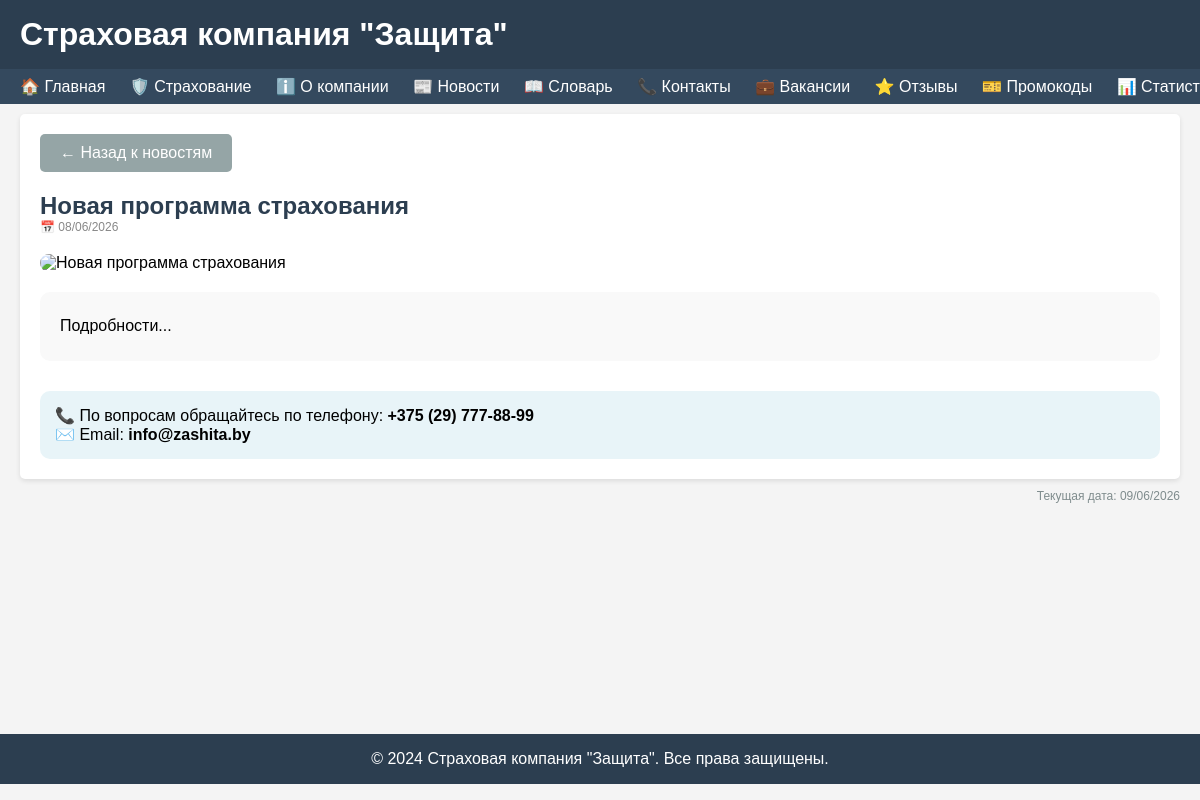
The page /news/1/ on the database its author committed.
### apps/core/models.py (models this page shows, shortened)
class News(models.Model):
    title = models.CharField(max_length=200)
    summary = models.CharField(max_length=300)
    content = models.TextField()
    image = models.ImageField(upload_to='news/', blank=True, null=True)
    published_date = models.DateField(auto_now_add=True)
    is_published = models.BooleanField(default=True)

### apps/core/views.py (the view)
# urls.py: re_path(r'^news/(?P<news_id>\d+)/$', views.news_detail, name='news_detail'),
def news_detail(request, news_id):
    news = get_object_or_404(News, id=news_id)
    news_image = news.image.url if news.image else DEFAULT_NEWS_IMAGE
    return render(request, 'core/news_detail.html', {'news': news, 'news_image': news_image})

### templates/core/news_detail.html
{% extends 'base.html' %}
{% block content %}
<div class="card">
    <a href="{% url 'news_list' %}" class="btn" style="background: #95a5a6; margin-bottom: 20px;">← Назад к новостям</a>
    <h2 style="color: #2c3e50;">{{ news.title }}</h2>
    <p style="color: #888; font-size: 12px;">📅 {{ news.published_date|date:"d/m/Y" }}</p>
    <img src="{{ news_image }}" alt="{{ news.title }}" style="width: 100%; max-width: 600px; height: auto; border-radius: 10px; margin: 20px 0; display: block;">
    <div style="margin-top: 20px; line-height: 1.8; font-size: 16px; background: #f9f9f9; padding: 20px; border-radius: 10px;">
        {{ news.content|linebreaks }}
    </div>
    <div style="margin-top: 30px; padding: 15px; background: #e8f4f8; border-radius: 10px;">
        <p>📞 По вопросам обращайтесь по телефону: <strong>+375 (29) 777-88-99</strong></p>
        <p>✉️ Email: <strong>info@zashita.by</strong></p>
    </div>
</div>
{% endblock %}

### templates/base.html (style rules this page uses)
* { margin: 0; padding: 0; box-sizing: border-box; }
body { font-family: Arial, sans-serif; background: #f4f4f4; }
.card { background: white; padding: 20px; margin: 10px 0; border-radius: 5px; box-shadow: 0 2px 5px rgba(0,0,0,0.1); }
.btn { display: inline-block; padding: 10px 20px; background: #3498db; color: white; text-decoration: none; border: none; border-radius: 5px; cursor: pointer; }

### rows shown on the page
News: title "Новая программа страхования", published_date "08/06/2026", content "Подробности..."
